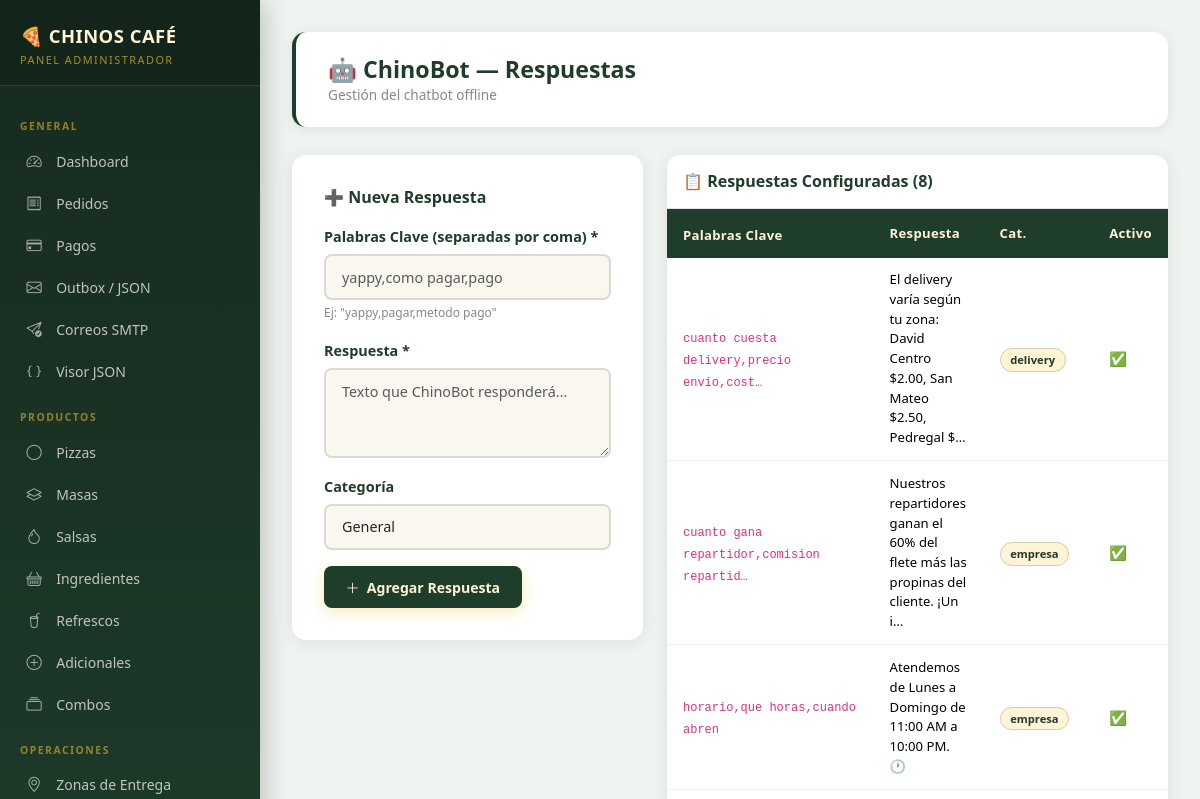
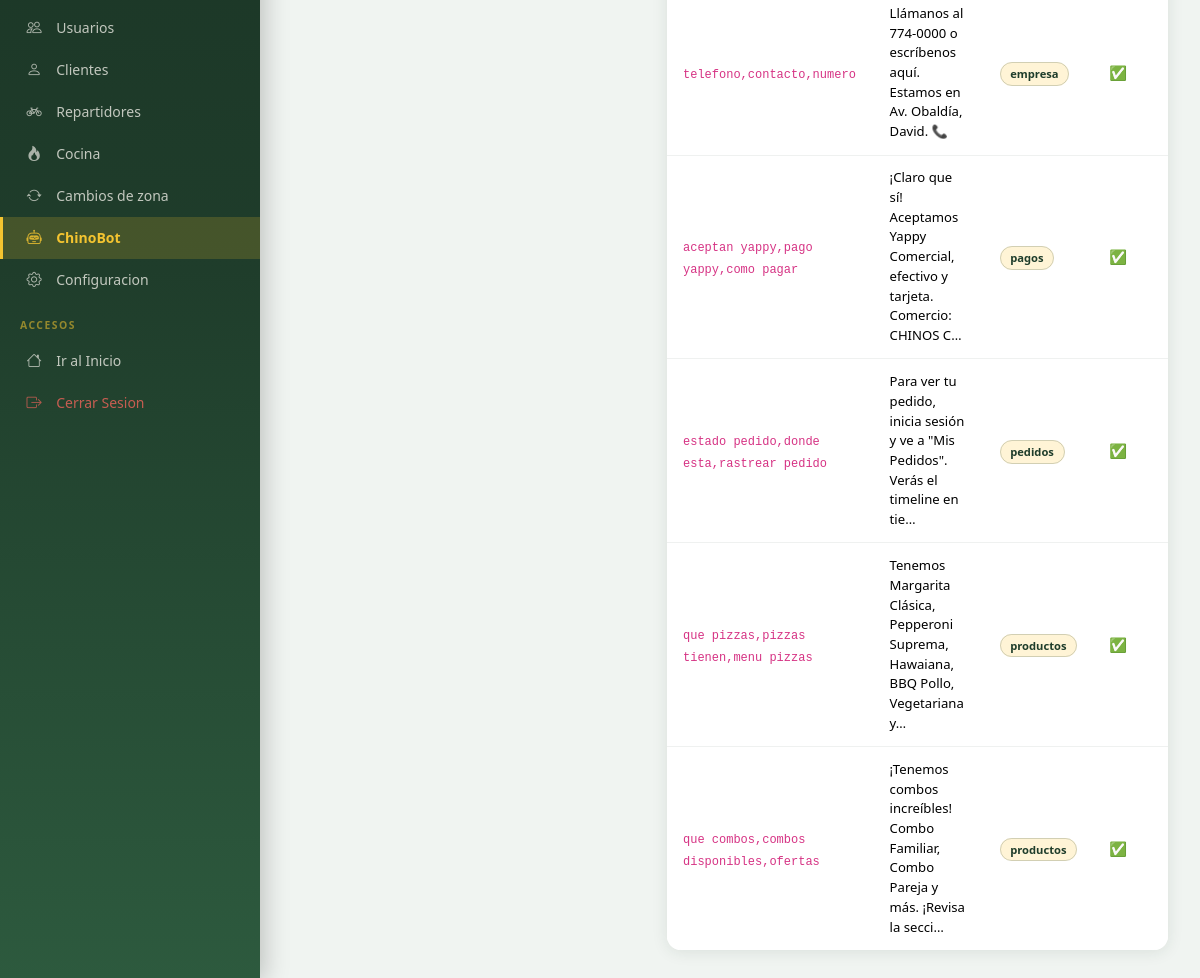
Page /admin/chatbot (signed in) on the committed database (2 pictures, top to bottom).
### app/models.py (models this page shows)
class ChatbotResponse(db.Model):
    __tablename__ = 'chatbot_respuestas'
    id = db.Column(db.Integer, primary_key=True)
    pregunta_clave = db.Column(db.String(150), nullable=False)
    respuesta = db.Column(db.Text, nullable=False)
    categoria = db.Column(db.String(80))
    activo = db.Column(db.Boolean, default=True)

### app/routes/admin.py (the view)
@admin_bp.route('/chatbot')
@login_required
@require_admin
def chatbot():
    respuestas = ChatbotResponse.query.order_by(ChatbotResponse.categoria).all()
    return render_template('admin/chatbot.html', respuestas=respuestas)

### app/models.py (called while the page is built)
    @property
    def rol_nombre(self):
        return self.role.nombre if self.role else ''

    def is_admin(self):
        return self.rol_nombre == 'Administrador'

### app/routes/admin.py (called while the page is built)
def require_admin(f):
    from functools import wraps
    @wraps(f)
    def decorated(*args, **kwargs):
        if not current_user.is_authenticated or not current_user.is_admin():
            flash('Acceso restringido a administradores.', 'danger')
            return redirect(url_for('public.index'))
        return f(*args, **kwargs)
    return decorated

### app/templates/admin/chatbot.html (shortened to what this page needs)
{% extends "admin/base_admin.html" %}
{% block content %}
<div class="page-header">
  <div><h1>🤖 ChinoBot — Respuestas</h1><div class="breadcrumb-custom">Gestión del chatbot offline</div></div>
</div>
<div class="row g-4">
  <div class="col-lg-5">
    <div class="form-card">
      <h6 style="color:var(--basil);font-weight:700;margin-bottom:1rem">➕ Nueva Respuesta</h6>
      <form method="POST" action="{{ url_for('admin.crear_respuesta_chatbot') }}">
        <div class="mb-3">
          <label class="form-label">Palabras Clave (separadas por coma) *</label>
          <input type="text" name="pregunta_clave" class="form-control" placeholder="yappy,como pagar,pago" required>
          <div style="font-size:.75rem;color:#888;margin-top:.25rem">Ej: "yappy,pagar,metodo pago"</div>
        </div>
        <div class="mb-3">
          <label class="form-label">Respuesta *</label>
          <textarea name="respuesta" class="form-control" rows="3" required placeholder="Texto que ChinoBot responderá..."></textarea>
        </div>
        <div class="mb-3">
          <label class="form-label">Categoría</label>
          <select name="categoria" class="form-select">
            <option value="general">General</option>
          </select>
        </div>
        <button type="submit" class="btn-primary-custom"><i class="bi bi-plus-lg"></i> Agregar Respuesta</button>
      </form>
    </div>
  </div>
  <div class="col-lg-7">
    <div class="table-custom">
      <div class="p-3 border-bottom"><h6 style="margin:0;color:var(--basil);font-weight:700">📋 Respuestas Configuradas ({{ respuestas|length }})</h6></div>
      <table class="table mb-0">
        <thead><tr>
          <th style="background:var(--basil);color:var(--cream);padding:.75rem 1rem">Palabras Clave</th>
          <th style="background:var(--basil);color:var(--cream)">Respuesta</th>
          <th style="background:var(--basil);color:var(--cream)">Cat.</th>
          <th style="background:var(--basil);color:var(--cream)">Activo</th>
        </tr></thead>
        <tbody>
          {% for r in respuestas %}
          <tr>
            <td style="padding:.75rem 1rem"><code style="font-size:.75rem">{{ r.pregunta_clave[:40] }}{% if r.pregunta_clave|length > 40 %}…{% endif %}</code></td>
            <td style="font-size:.82rem;max-width:220px">{{ r.respuesta[:80] }}{% if r.respuesta|length > 80 %}…{% endif %}</td>
            <td><span class="badge-masa" style="font-size:.7rem">{{ r.categoria }}</span></td>
            <td>{{ '✅' if r.activo else '❌' }}</td>
          </tr>
          {% else %}
          <tr><td colspan="4" class="text-center text-muted py-4">No hay respuestas configuradas.</td></tr>
          {% endfor %}
        </tbody>
      </table>
    </div>
  </div>
</div>
{% endblock %}

### app/static/css/main.css (style rules this page uses)
:root { --basil: #1F3D2B; --cream: #FFF4D6; --tomato: #B83227; --cheese: #F4C430; --carbon: #171717; --warm: #FAF7F0; --basil-light: #2d5a3e; --shadow: 0 4px 20px rgba(31,61,43,.12); --shadow-lg: 0 8px 40px rgba(31,61,43,.18); --radius: 14px; --radius-sm: 8px; --transition: .25s ease; --font: 'Segoe UI', system-ui, -apple-system, sans-serif; }
*, *::before, *::after { box-sizing: border-box; margin: 0; padding: 0; }
html { font-size: 16px; scroll-behavior: smooth; }
body { font-family: var(--font); background: var(--warm); color: var(--carbon); min-height: 100vh; }
h1,h2,h3,h4,h5,h6 { line-height: 1.3; font-weight: 700; }
.btn-primary-custom { background: var(--cheese); color: var(--carbon); border: none; padding: .75rem 1.8rem; border-radius: 30px; font-weight: 700; font-size: .95rem; transition: all var(--transition); box-shadow: 0 4px 15px rgba(244,196,48,.35); cursor: pointer; display: inline-flex; align-items: center; gap: .5rem; }
.badge-masa { background: var(--cream); color: var(--basil); border: 1px solid rgba(31,61,43,.2); font-size: .72rem; font-weight: 600; padding: .2rem .6rem; border-radius: 20px; }
.table-custom { background: white; border-radius: var(--radius); overflow: hidden; box-shadow: var(--shadow); }
.table-custom thead th { background: var(--basil); color: var(--cream); font-weight: 600; padding: 1rem; border: none; font-size: .85rem; }
.table-custom tbody td { padding: .85rem 1rem; border-bottom: 1px solid rgba(31,61,43,.08); vertical-align: middle; font-size: .9rem; }
.table-custom tbody tr:last-child td { border-bottom: none; }
.form-card { background: white; border-radius: var(--radius); padding: 2rem; box-shadow: var(--shadow); }
.form-label { font-weight: 600; color: var(--basil); font-size: .9rem; margin-bottom: .4rem; }
.form-control, .form-select { border: 2px solid rgba(31,61,43,.15); border-radius: var(--radius-sm); padding: .65rem 1rem; font-size: .9rem; transition: border-color var(--transition); background: var(--warm); }
.page-header { background: white; border-radius: var(--radius); padding: 1.5rem 2rem; margin-bottom: 1.5rem; box-shadow: var(--shadow); display: flex; align-items: center; justify-content: space-between; flex-wrap: wrap; gap: 1rem; }
.page-header h1 { font-size: 1.5rem; color: var(--basil); margin: 0; }
.breadcrumb-custom { color: #888; font-size: .85rem; }
:root { --basil-dark: #162b1f; --basil-mid: #2d5a3e; --gold: #e6b800; --sidebar-w: 260px; --admin-bg: #f0f4f1; }
body:has(.sidebar) { display: flex; overflow: hidden; height: 100vh; }
.page-header { background: white; border-radius: var(--radius); padding: 1.4rem 2rem; margin-bottom: 1.75rem; box-shadow: 0 2px 12px rgba(31,61,43,.1); display: flex; align-items: center; justify-content: space-between; flex-wrap: wrap; gap: 1rem; border-left: 4px solid var(--basil); }
.page-header h1 { font-size: 1.45rem; color: var(--basil); margin: 0; }
.table-custom { background: white; border-radius: var(--radius); overflow: hidden; box-shadow: 0 2px 16px rgba(31,61,43,.1); }
.table-custom thead th { background: var(--basil); color: var(--cream); font-weight: 700; padding: .9rem 1rem; border: none; font-size: .82rem; letter-spacing: .3px; position: sticky; top: 0; z-index: 2; }
.table-custom tbody td { padding: .8rem 1rem; border-bottom: 1px solid rgba(31,61,43,.07); vertical-align: middle; font-size: .88rem; }
.form-card { background: white; border-radius: var(--radius); padding: 2rem; box-shadow: 0 2px 16px rgba(31,61,43,.1); transition: box-shadow .2s ease; }
.btn-primary-custom { background: var(--basil); color: var(--cream); border: none; border-radius: var(--radius-sm); padding: .65rem 1.35rem; font-weight: 700; font-size: .88rem; cursor: pointer; transition: all .2s ease; display: inline-flex; align-items: center; gap: .45rem; }
.form-card, .stat-card, .table-custom { animation: fadeInUp .35s ease both; }

### rows in the picture
ChatbotResponse: pregunta_clave "cuanto cuesta delivery,precio envio,cost", respuesta "El delivery varía según tu zona: David Centro $2.00, San Mateo $2.50, Pedregal $", categoria "delivery", activo "✅"
ChatbotResponse: pregunta_clave "cuanto gana repartidor,comision repartid", respuesta "Nuestros repartidores ganan el 60% del flete más las propinas del cliente. ¡Un i", categoria "empresa", activo "✅"
ChatbotResponse: pregunta_clave "horario,que horas,cuando abren", respuesta "Atendemos de Lunes a Domingo de 11:00 AM a 10:00 PM. 🕐", categoria "empresa", activo "✅"
ChatbotResponse: pregunta_clave "telefono,contacto,numero", respuesta "Llámanos al 774-0000 o escríbenos aquí. Estamos en Av. Obaldía, David. 📞", categoria "empresa", activo "✅"
ChatbotResponse: pregunta_clave "aceptan yappy,pago yappy,como pagar", respuesta "¡Claro que sí! Aceptamos Yappy Comercial, efectivo y tarjeta. Comercio: CHINOS C", categoria "pagos", activo "✅"
ChatbotResponse: pregunta_clave "estado pedido,donde esta,rastrear pedido", respuesta "Para ver tu pedido, inicia sesión y ve a \"Mis Pedidos\". Verás el timeline en tie", categoria "pedidos", activo "✅"
ChatbotResponse: pregunta_clave "que pizzas,pizzas tienen,menu pizzas", respuesta "Tenemos Margarita Clásica, Pepperoni Suprema, Hawaiana, BBQ Pollo, Vegetariana y", categoria "productos", activo "✅"
ChatbotResponse: pregunta_clave "que combos,combos disponibles,ofertas", respuesta "¡Tenemos combos increíbles! Combo Familiar, Combo Pareja y más. ¡Revisa la secci", categoria "productos", activo "✅"

### other values in the picture
{{ respuestas|length }} "8"
